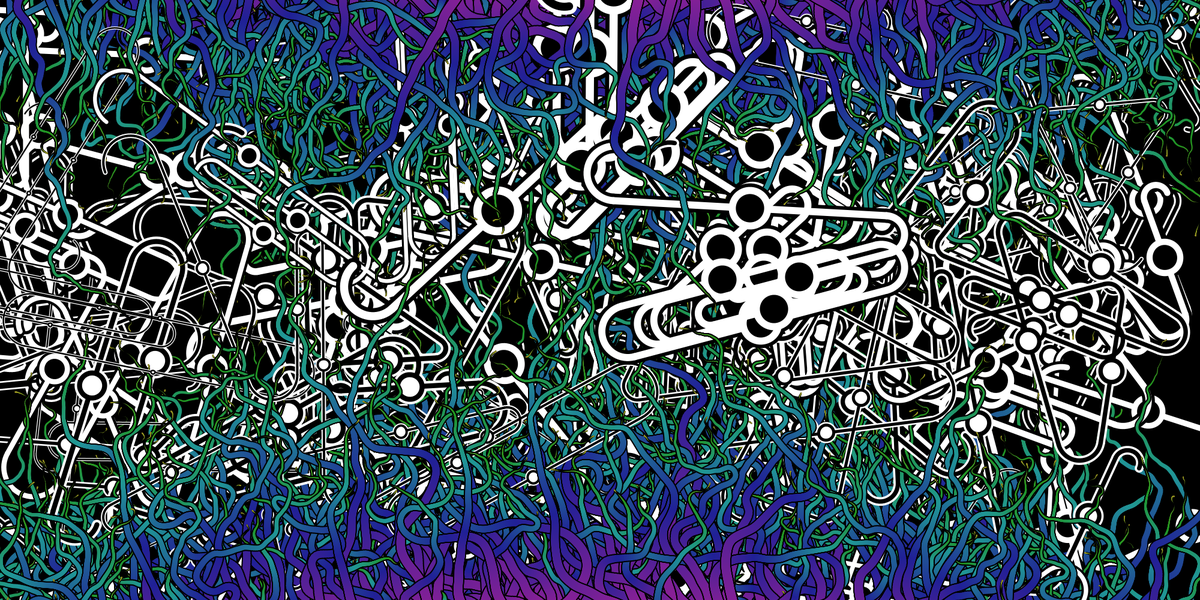
Frame 1 (no input)
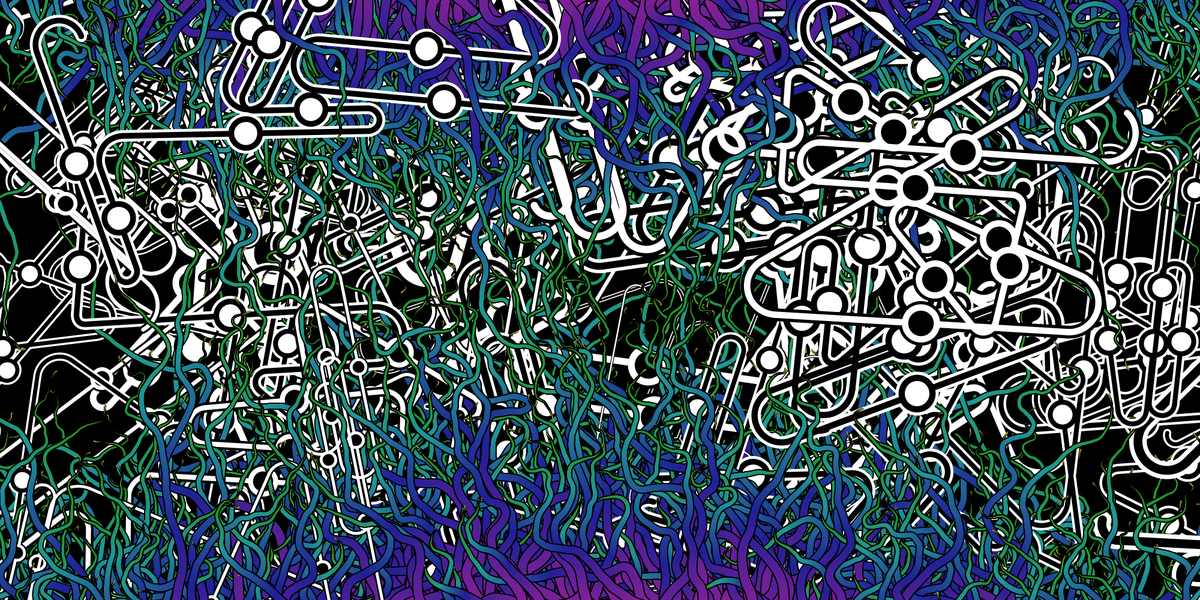
Frame 2 (the mouse pressed at the canvas centre, redrawn once)

The Processing sketch that drew these frames (run headless with seeded random() and noise(); the mouse was pressed at the canvas centre and the sketch redrawn once):

// Processing sketch: industrial_revolution
// ── industrial_revolution.pde
void setup()
{
  size(2000, 1000);
  background(255);
  smooth();
  noLoop();
  colorMode(HSB, 255);
}

void draw()
{
  float r = 10.0;
  background(0);
  
  for (int i = 0; i < 800; i++)
  {
    float a = width/1.3;
    float x = random(-width/2, width/2);
    float dy = a-sqrt(a*a-x*x);
    int num = 10*(15+round(randomGaussian()*8));
    pushMatrix();
    translate(width/2, height/2);
    pushMatrix();
    translate(x, height/2+r+dy);
    if (i%2 == 0) drawLine(0, 0, r, num*5, 0.005, 0.1, random(1000));
    else drawLine(0, 0, r, num, 0.05, 0.5, random(1000));
    popMatrix();
    pushMatrix();
    rotate(PI);
    translate(x, height/2+r+dy);
    if (i%2 == 0) drawLine(0, 0, r, num*5, 0.005, 0.1, random(1000));
    else drawLine(0, 0, r, num, 0.05, 0.5, random(1000));
    popMatrix();
    popMatrix();
    
    if (i%20 == 0)
    {
      color c_stroke, c_fill;
      if ((i/20)%2 == 0)
      {
        c_stroke = color(0);
        c_fill = color(255);
      }
      else
      {
        c_stroke = color(255);
        c_fill = color(0);
      }
      drawLine2(random(width), random(height), 50, 500, 10, c_stroke, c_fill);
    }
  }
}

void drawLine(float init_x, float init_y, float init_r, int num, float noiseScale, float sizeScale, float seed)
{
  noStroke();
  fill(0);
  for (int j = 0; j < 2; j++)
  {
    float x = init_x, y = init_y;
    for (int i = 0; i < num; i++)
    {
      //if (j == 1) fill(map(i, 0, num, 100, 255), 200, 150);
      if (j == 1) fill(map(i, 0, num, 210, 40), 200, 150);
      float r = map(i, 0, num, init_r, 1);
      float rad = map(noise(i*noiseScale, seed), 0, 1, PI-HALF_PI, TWO_PI+HALF_PI);
      ellipse(x, y, 2.0*(r-2*j), 2.0*(r-2*j));
      x += sizeScale*r*cos(rad);
      y += sizeScale*r*sin(rad);
    }
  }
}

void drawLine2(float init_x, float init_y, float max_r, float max_l, int num, color c_stroke, color c_fill)
{
  float strokeW = 15+randomGaussian()*8;
  float init_rad = random(TWO_PI);
  float[][] rad = new float[num+1][2];
  float[] a = new float[num+1];
  for (int i = 0; i <= num; i++)
  {
    rad[i][0] = HALF_PI*(1-2*((int)random(100)%2));
    rad[i][1] = random(-rad[i][0], 0);//-rad0*((int)random(100)%2);
    a[i] = random(0.3, 1);
  }
  for (int j = 0; j < 2; j++)
  {
    if (j == 0)
    {
      stroke(c_stroke);
      strokeWeight(max(strokeW, 5));
    }
    else
    {
      stroke(c_fill);
      strokeWeight(max(strokeW/2, 2.5));
    }
    pushMatrix();
    translate(init_x, init_y);
    rotate(init_rad);
    for (int i = 0; i <= num; i++)
    {
      float r = max_r*a[i];
      float l = max_l*a[i];
      if (i != 0)
      {
        line(0, 0, l, 0);
        fill(c_stroke);
        ellipse(l/2.0, 0, 2.5*strokeW, 2.5*strokeW);
        translate(l, 0);
      }
      noFill();
      arc(0, -r*sin(rad[i][0]), 2.0*r, 2.0*r, min(rad[i][0], rad[i][1]), max(rad[i][0], rad[i][1]), OPEN);
      translate(r*cos(rad[i][1]), -r*sin(rad[i][0])+r*sin(rad[i][1]));
      rotate(rad[i][1]-rad[i][0]);
    }
    popMatrix();
  }
}

void keyPressed()
{
  if (keyCode == ENTER)
  {
    save("image.png");
  }
  else if (keyCode == SHIFT)
  {
    redraw();
  }
}
